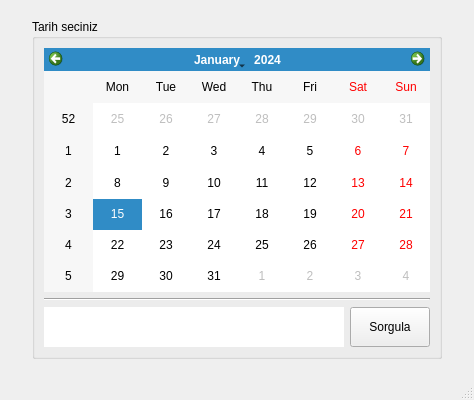
<?xml version="1.0" encoding="UTF-8"?>
<ui version="4.0">
 <class>MainWindow</class>
 <widget class="QMainWindow" name="MainWindow">
  <property name="geometry">
   <rect>
    <x>0</x>
    <y>0</y>
    <width>474</width>
    <height>400</height>
   </rect>
  </property>
  <property name="windowTitle">
   <string>Ordu Ticaret Borsası Fındık Fiyatı Sorgulama</string>
  </property>
  <widget class="QWidget" name="centralwidget">
   <layout class="QGridLayout" name="gridLayout_2">
    <item row="1" column="1">
     <widget class="QGroupBox" name="groupBox">
      <property name="title">
       <string>Tarih seciniz</string>
      </property>
      <layout class="QGridLayout" name="gridLayout">
       <item row="0" column="0" colspan="2">
        <widget class="QCalendarWidget" name="cw_date"/>
       </item>
       <item row="1" column="0" colspan="2">
        <widget class="Line" name="line">
         <property name="orientation">
          <enum>Qt::Horizontal</enum>
         </property>
        </widget>
       </item>
       <item row="2" column="1">
        <widget class="QPushButton" name="btn_query">
         <property name="minimumSize">
          <size>
           <width>0</width>
           <height>40</height>
          </size>
         </property>
         <property name="text">
          <string>Sorgula</string>
         </property>
        </widget>
       </item>
       <item row="2" column="0">
        <widget class="QLabel" name="lbl_result">
         <property name="minimumSize">
          <size>
           <width>300</width>
           <height>40</height>
          </size>
         </property>
         <property name="font">
          <font>
           <pointsize>16</pointsize>
           <weight>75</weight>
           <bold>true</bold>
          </font>
         </property>
         <property name="styleSheet">
          <string notr="true">background-color: #fff; border: 1</string>
         </property>
         <property name="text">
          <string/>
         </property>
         <property name="alignment">
          <set>Qt::AlignCenter</set>
         </property>
        </widget>
       </item>
      </layout>
     </widget>
    </item>
    <item row="1" column="0">
     <spacer name="verticalSpacer">
      <property name="orientation">
       <enum>Qt::Vertical</enum>
      </property>
      <property name="sizeHint" stdset="0">
       <size>
        <width>10</width>
        <height>40</height>
       </size>
      </property>
     </spacer>
    </item>
    <item row="0" column="0" colspan="3">
     <spacer name="horizontalSpacer">
      <property name="orientation">
       <enum>Qt::Horizontal</enum>
      </property>
      <property name="sizeHint" stdset="0">
       <size>
        <width>40</width>
        <height>10</height>
       </size>
      </property>
     </spacer>
    </item>
    <item row="1" column="2">
     <spacer name="verticalSpacer_2">
      <property name="orientation">
       <enum>Qt::Vertical</enum>
      </property>
      <property name="sizeHint" stdset="0">
       <size>
        <width>10</width>
        <height>40</height>
       </size>
      </property>
     </spacer>
    </item>
    <item row="2" column="0" colspan="3">
     <spacer name="horizontalSpacer_2">
      <property name="orientation">
       <enum>Qt::Horizontal</enum>
      </property>
      <property name="sizeHint" stdset="0">
       <size>
        <width>40</width>
        <height>10</height>
       </size>
      </property>
     </spacer>
    </item>
   </layout>
  </widget>
  <widget class="QStatusBar" name="statusbar"/>
 </widget>
 <resources/>
 <connections/>
</ui>
